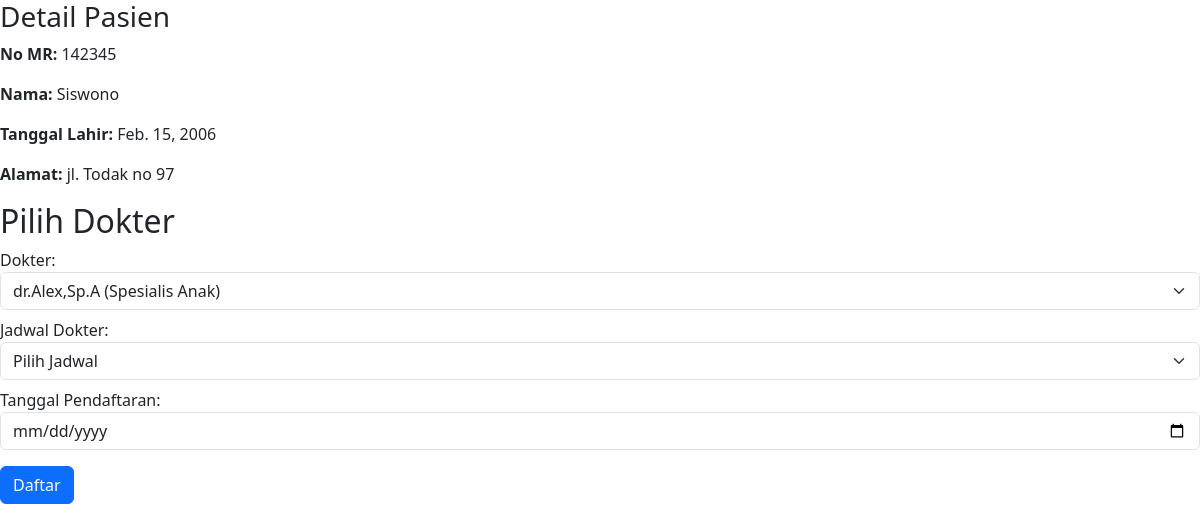
Screenshot of /pasien/2/ with the database file from the repository.
### pasien/models.py (models this page shows, shortened)
class Pasien (models.Model):
    no_mr = models.CharField(max_length=20, unique=True)
    nama= models.CharField(max_length=50)
    tgl_lahir=models.DateField()
    alamat=models.TextField()

### pasien/views.py (the view)
# urls.py: path('pasien/<int:pk>/',views.pasien_detail, name='pasien_detail'),
def pasien_detail(request, pk):
    pasien = get_object_or_404(Pasien, pk=pk)
    dokter_list = Dokter.objects.all()
    if request.method == 'POST':
        form = PendaftaranForm(request.POST)
        if form.is_valid():
            appointment = form.save(commit=False)
            appointment.pasien = pasien
            existing_appointment = Pendaftaran.objects.filter(
                pasien=pasien,
                dokter=appointment.dokter,
                tanggal_berobat=appointment.tanggal_berobat
            ).exists()
            if existing_appointment:
                messages.error(request, 'Anda sudah terdaftar pada tanggal ini.')
                return render(request, 'pasien_detail.html', {
                    'pasien': pasien,
                    'dokter_list': dokter_list,
                    'form': form
                })
            else:
                today_appointments = Pendaftaran.objects.filter(
                    dokter=appointment.dokter,
                    tanggal_berobat=appointment.tanggal_berobat
                ).count()
                appointment.nomor_antrian = today_appointments + 1
                appointment.save()
                messages.success(request, 'Pendaftaran berhasil dilakukan!')
        else:
            messages.error(request, 'Terjadi kesalahan dalam pendaftaran. Silakan coba lagi.')
            print("Form errors:", form.errors)
    else:
              form = PendaftaranForm()
    context = {
        'pasien': pasien,
        'dokter_list': dokter_list,
        'form': form,
    }
    return render(request, 'pasien_detail.html', context)

### pasien/forms.py
class PendaftaranForm(forms.ModelForm):
    class Meta:
        model = Pendaftaran
        fields = ['dokter', 'tanggal_berobat']

### templates/pasien_detail.html (shortened to what this page needs)
<!DOCTYPE html>
<html lang="en">
<head>
    <link href="https://cdn.jsdelivr.net/npm/bootstrap@5.3.3/dist/css/bootstrap.min.css" rel="stylesheet">
</head>
<body>
    <form action=" {% url 'pasien_detail' pasien.pk %} " method="post">
        <h3>Detail Pasien</h1>
            <p><strong>No MR:</strong> {{pasien.no_mr}}</p>
            <p><strong>Nama:</strong> {{pasien.nama}}</p>
            <p><strong>Tanggal Lahir:</strong> {{pasien.tgl_lahir}}</p>
            <p><strong>Alamat:</strong> {{pasien.alamat}}</p>
        <div class="form-group">
            <h2>Pilih Dokter</h2>
            <label for="dokter">Dokter:</label>
            <select name="dokter" class="form-select" id="dokter-select" class="form-control">
                {% for dokter in dokter_list  %}
                <option value="{{dokter.id}}" data-jadwal="{{ dokter.jadwal_praktek }}">{{dokter.nama_dokter}} ({{dokter.dokter_spesialis}})</option>
                {% endfor %}
            </select>
        </div>
        <div class="form-group mt-2">
            <label for="jadwal">Jadwal Dokter:</label>
            <select name="jadwal" class="form-select" id="jadwal-select" class="form-control">
                <option value="">Pilih Jadwal</option>
            </select>
        </div>
        <div class="form-group mt-2" >
            <label for="tanggal">Tanggal Pendaftaran:</label>
            <input type="date" name="tanggal_berobat" id="tanggal" class="form-control">
        </div>
        <div class="mt-3">
            <button type="submit" action=" {% url 'pendaftaran_list' %} " class="btn btn-primary">Daftar</button>
        </div>
    </form>
</body>
</html>

### rows the page displays
Pasien: no_mr "142345", nama "Siswono", tgl_lahir "Feb. 15, 2006", alamat "jl. Todak no 97"

### other values shown
form field dokter "dr.Alex,Sp.A (Spesialis Anak)"
